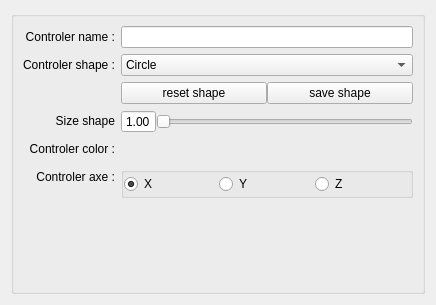
<?xml version="1.0" encoding="UTF-8"?>
<ui version="4.0">
    <class>Form</class>
    <widget class="QWidget" name="Form">
        <property name="geometry">
            <rect>
                <x>0</x>
                <y>0</y>
                <width>436</width>
                <height>305</height>
            </rect>
        </property>
        <property name="windowTitle">
            <string>Form</string>
        </property>
        <layout class="QHBoxLayout" name="horizontalLayout_2">
            <item>
                <widget class="QGroupBox" name="controlSetting_grpbx">
                    <property name="sizePolicy">
                        <sizepolicy hsizetype="Preferred" vsizetype="Preferred">
                            <horstretch>0</horstretch>
                            <verstretch>0</verstretch>
                        </sizepolicy>
                    </property>
                    <layout class="QHBoxLayout" name="horizontalLayout_3">
                        <item>
                            <layout class="QVBoxLayout" name="verticalLayout">
                                <property name="spacing">
                                    <number>6</number>
                                </property>
                                <item>
                                    <widget class="QLabel" name="label">
                                        <property name="minimumSize">
                                            <size>
                                                <width>0</width>
                                                <height>22</height>
                                            </size>
                                        </property>
                                        <property name="text">
                                            <string>Controler name :</string>
                                        </property>
                                        <property name="alignment">
                                            <set>Qt::AlignRight|Qt::AlignTrailing|Qt::AlignVCenter</set>
                                        </property>
                                    </widget>
                                </item>
                                <item>
                                    <widget class="QLabel" name="label_2">
                                        <property name="minimumSize">
                                            <size>
                                                <width>0</width>
                                                <height>22</height>
                                            </size>
                                        </property>
                                        <property name="text">
                                            <string>Controler shape :</string>
                                        </property>
                                        <property name="alignment">
                                            <set>Qt::AlignRight|Qt::AlignTrailing|Qt::AlignVCenter</set>
                                        </property>
                                    </widget>
                                </item>
                                <item>
                                    <widget class="QLabel" name="label_5">
                                        <property name="minimumSize">
                                            <size>
                                                <width>0</width>
                                                <height>22</height>
                                            </size>
                                        </property>
                                        <property name="text">
                                            <string/>
                                        </property>
                                        <property name="alignment">
                                            <set>Qt::AlignRight|Qt::AlignTrailing|Qt::AlignVCenter</set>
                                        </property>
                                    </widget>
                                </item>
                                <item>
                                    <widget class="QLabel" name="label_8">
                                        <property name="minimumSize">
                                            <size>
                                                <width>0</width>
                                                <height>22</height>
                                            </size>
                                        </property>
                                        <property name="text">
                                            <string>Size shape</string>
                                        </property>
                                        <property name="alignment">
                                            <set>Qt::AlignRight|Qt::AlignTrailing|Qt::AlignVCenter</set>
                                        </property>
                                    </widget>
                                </item>
                                <item>
                                    <widget class="QLabel" name="label_4">
                                        <property name="minimumSize">
                                            <size>
                                                <width>0</width>
                                                <height>22</height>
                                            </size>
                                        </property>
                                        <property name="text">
                                            <string>Controler color :</string>
                                        </property>
                                        <property name="alignment">
                                            <set>Qt::AlignRight|Qt::AlignTrailing|Qt::AlignVCenter</set>
                                        </property>
                                    </widget>
                                </item>
                                <item>
                                    <widget class="QLabel" name="label_3">
                                        <property name="minimumSize">
                                            <size>
                                                <width>0</width>
                                                <height>22</height>
                                            </size>
                                        </property>
                                        <property name="text">
                                            <string>Controler axe :</string>
                                        </property>
                                        <property name="alignment">
                                            <set>Qt::AlignRight|Qt::AlignTrailing|Qt::AlignVCenter</set>
                                        </property>
                                    </widget>
                                </item>
                                <item>
                                    <widget class="QLabel" name="label_6">
                                        <property name="sizePolicy">
                                            <sizepolicy hsizetype="Preferred" vsizetype="MinimumExpanding">
                                                <horstretch>0</horstretch>
                                                <verstretch>0</verstretch>
                                            </sizepolicy>
                                        </property>
                                        <property name="text">
                                            <string/>
                                        </property>
                                    </widget>
                                </item>
                            </layout>
                        </item>
                        <item>
                            <layout class="QVBoxLayout" name="verticalLayout_2">
                                <property name="spacing">
                                    <number>6</number>
                                </property>
                                <item>
                                    <widget class="QLineEdit" name="controlerName_lineEdit">
                                        <property name="sizePolicy">
                                            <sizepolicy hsizetype="Preferred" vsizetype="Preferred">
                                                <horstretch>0</horstretch>
                                                <verstretch>0</verstretch>
                                            </sizepolicy>
                                        </property>
                                        <property name="minimumSize">
                                            <size>
                                                <width>0</width>
                                                <height>22</height>
                                            </size>
                                        </property>
                                    </widget>
                                </item>
                                <item>
                                    <widget class="QComboBox" name="controlerShape_qcb">
                                        <property name="minimumSize">
                                            <size>
                                                <width>0</width>
                                                <height>22</height>
                                            </size>
                                        </property>
                                        <item>
                                            <property name="text">
                                                <string>Circle</string>
                                            </property>
                                        </item>
                                        <item>
                                            <property name="text">
                                                <string>Sphere</string>
                                            </property>
                                        </item>
                                        <item>
                                            <property name="text">
                                                <string>Square</string>
                                            </property>
                                        </item>
                                    </widget>
                                </item>
                                <item>
                                    <layout class="QHBoxLayout" name="horizontalLayout_5">
                                        <property name="spacing">
                                            <number>0</number>
                                        </property>
                                        <item>
                                            <widget class="QPushButton" name="resetShape_btn">
                                                <property name="sizePolicy">
                                                    <sizepolicy hsizetype="Preferred" vsizetype="Preferred">
                                                        <horstretch>0</horstretch>
                                                        <verstretch>0</verstretch>
                                                    </sizepolicy>
                                                </property>
                                                <property name="minimumSize">
                                                    <size>
                                                        <width>0</width>
                                                        <height>22</height>
                                                    </size>
                                                </property>
                                                <property name="text">
                                                    <string>reset shape</string>
                                                </property>
                                            </widget>
                                        </item>
                                        <item>
                                            <widget class="QPushButton" name="saveShape_btn">
                                                <property name="sizePolicy">
                                                    <sizepolicy hsizetype="Preferred" vsizetype="Preferred">
                                                        <horstretch>0</horstretch>
                                                        <verstretch>0</verstretch>
                                                    </sizepolicy>
                                                </property>
                                                <property name="minimumSize">
                                                    <size>
                                                        <width>0</width>
                                                        <height>22</height>
                                                    </size>
                                                </property>
                                                <property name="text">
                                                    <string>save shape</string>
                                                </property>
                                            </widget>
                                        </item>
                                    </layout>
                                </item>
                                <item>
                                    <widget class="QWidget" name="controlerColor_widget_2" native="true">
                                        <property name="sizePolicy">
                                            <sizepolicy hsizetype="Preferred" vsizetype="Preferred">
                                                <horstretch>0</horstretch>
                                                <verstretch>0</verstretch>
                                            </sizepolicy>
                                        </property>
                                        <property name="minimumSize">
                                            <size>
                                                <width>0</width>
                                                <height>22</height>
                                            </size>
                                        </property>
                                        <layout class="QHBoxLayout" name="_2">
                                            <property name="spacing">
                                                <number>0</number>
                                            </property>
                                            <property name="margin">
                                                <number>0</number>
                                            </property>
                                            <item>
                                                <widget class="QDoubleSpinBox" name="sizeShapeNum_num">
                                                    <property name="maximumSize">
                                                        <size>
                                                            <width>35</width>
                                                            <height>16777215</height>
                                                        </size>
                                                    </property>
                                                    <property name="buttonSymbols">
                                                        <enum>QAbstractSpinBox::NoButtons</enum>
                                                    </property>
                                                    <property name="maximum">
                                                        <double>1000.000000000000000</double>
                                                    </property>
                                                    <property name="value">
                                                        <double>1.000000000000000</double>
                                                    </property>
                                                </widget>
                                            </item>
                                            <item>
                                                <widget class="QSlider" name="sizeShapeNum_slider">
                                                    <property name="maximum">
                                                        <number>100000</number>
                                                    </property>
                                                    <property name="sliderPosition">
                                                        <number>100</number>
                                                    </property>
                                                    <property name="orientation">
                                                        <enum>Qt::Horizontal</enum>
                                                    </property>
                                                </widget>
                                            </item>
                                        </layout>
                                    </widget>
                                </item>
                                <item>
                                    <widget class="QWidget" name="controlerColor_widget" native="true">
                                        <property name="sizePolicy">
                                            <sizepolicy hsizetype="Preferred" vsizetype="Preferred">
                                                <horstretch>0</horstretch>
                                                <verstretch>0</verstretch>
                                            </sizepolicy>
                                        </property>
                                        <property name="minimumSize">
                                            <size>
                                                <width>0</width>
                                                <height>22</height>
                                            </size>
                                        </property>
                                        <layout class="QHBoxLayout" name="_3">
                                            <property name="spacing">
                                                <number>0</number>
                                            </property>
                                            <property name="margin">
                                                <number>0</number>
                                            </property>
                                        </layout>
                                    </widget>
                                </item>
                                <item>
                                    <widget class="QGroupBox" name="radionBtn_groupBox">
                                        <layout class="QGridLayout" name="gridLayout">
                                            <property name="margin">
                                                <number>0</number>
                                            </property>
                                            <property name="spacing">
                                                <number>0</number>
                                            </property>
                                            <item row="0" column="0">
                                                <widget class="QRadioButton" name="radiox_btn">
                                                    <property name="minimumSize">
                                                        <size>
                                                            <width>0</width>
                                                            <height>22</height>
                                                        </size>
                                                    </property>
                                                    <property name="text">
                                                        <string>X</string>
                                                    </property>
                                                    <property name="checked">
                                                        <bool>true</bool>
                                                    </property>
                                                </widget>
                                            </item>
                                            <item row="0" column="1">
                                                <widget class="QRadioButton" name="radioy_btn">
                                                    <property name="minimumSize">
                                                        <size>
                                                            <width>0</width>
                                                            <height>22</height>
                                                        </size>
                                                    </property>
                                                    <property name="text">
                                                        <string>Y</string>
                                                    </property>
                                                </widget>
                                            </item>
                                            <item row="0" column="2">
                                                <widget class="QRadioButton" name="radioz_btn">
                                                    <property name="minimumSize">
                                                        <size>
                                                            <width>0</width>
                                                            <height>22</height>
                                                        </size>
                                                    </property>
                                                    <property name="text">
                                                        <string>Z</string>
                                                    </property>
                                                </widget>
                                            </item>
                                        </layout>
                                    </widget>
                                </item>
                                <item>
                                    <widget class="QLabel" name="label_7">
                                        <property name="sizePolicy">
                                            <sizepolicy hsizetype="Preferred" vsizetype="MinimumExpanding">
                                                <horstretch>0</horstretch>
                                                <verstretch>0</verstretch>
                                            </sizepolicy>
                                        </property>
                                        <property name="text">
                                            <string/>
                                        </property>
                                    </widget>
                                </item>
                            </layout>
                        </item>
                    </layout>
                </widget>
            </item>
        </layout>
    </widget>
    <resources/>
    <connections/>
</ui>
